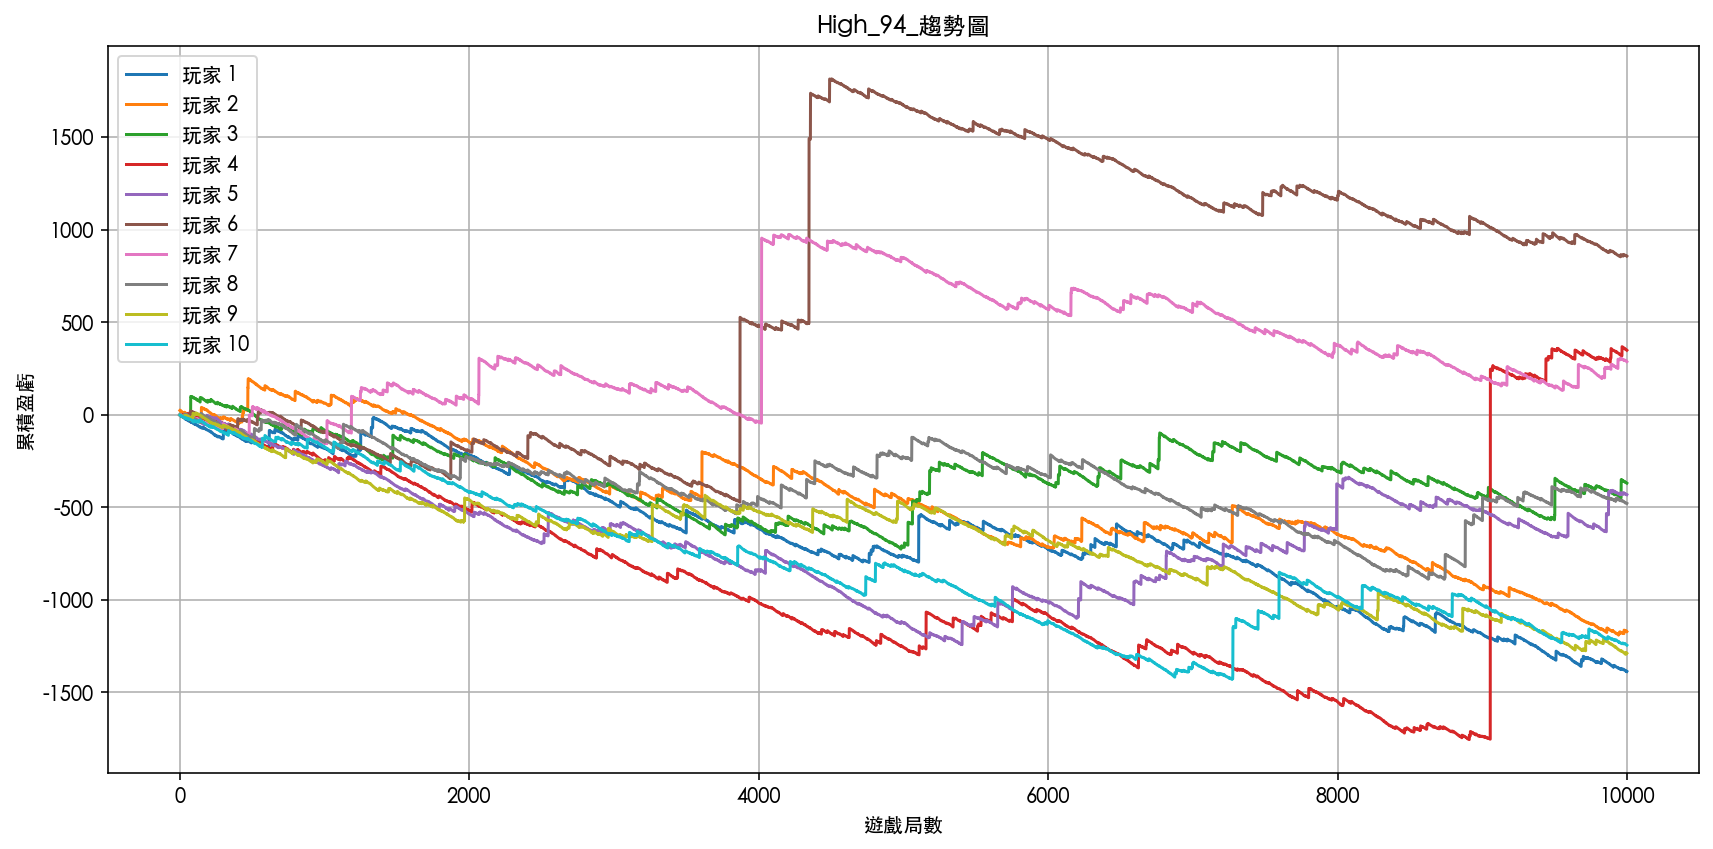

Here is the Python script that generated this plot:
import torch
import matplotlib.pyplot as plt
import matplotlib
import numpy as np

# 設定 matplotlib 字體以支援中文
matplotlib.rcParams['font.sans-serif'] = ['Arial Unicode MS']

# ------------------------------
# 遊戲設定參數
# ------------------------------
positions = list(range(17))
probs = torch.tensor([
    0.0000152587890625, 0.000244140625, 0.0018310546875, 0.008544921875,
    0.02777099609375, 0.066650390625, 0.1221923828125, 0.174560546875,
    0.196380615234375, 0.174560546875, 0.1221923828125, 0.066650390625,
    0.02777099609375, 0.008544921875, 0.0018310546875, 0.000244140625,
    0.0000152587890625
], dtype=torch.float32)

payout_table = torch.tensor([
    1000.0, 125.0, 0, 0, 2.0,
    1.1, 0.5, 0.3, 0.0, 0.3,
    0.5, 1.1, 2.0, 0, 0,
    125.0, 1000.0
], dtype=torch.float32)

ball_multipliers = torch.tensor([1, 2, 5], dtype=torch.float32)
ball_probs = torch.tensor([0.93, 0.05, 0.02], dtype=torch.float32)

free_game_positions = {2, 3, 13, 14}
rounds_per_player = 10_000
num_players = 10
bet_amount = 1.0
jackpot_contribution_rate = 0.01
max_payout = 1000
device = torch.device("mps" if torch.backends.mps.is_available() else "cpu")

# ------------------------------
# 免費遊戲 mini slot
# ------------------------------
def draw_free_game_mini_slot(rng, jackpot_pool, bet_amount, multiplier):
    roll = torch.rand(1, device=device, generator=rng).cpu().item()
    if roll < 0.00221:
        jp_share = 0.25 * jackpot_pool * (bet_amount / max_payout)
        reward = (jp_share + bet_amount * 200) * multiplier
        return reward, "Super JP / X 200", jp_share
    elif roll < 0.01135:
        jp_share = 0.10 * jackpot_pool * (bet_amount / max_payout)
        reward = (jp_share + bet_amount * 100) * multiplier
        return reward, "Lucky JP / X 100", jp_share
    elif roll < 0.07568:
        return bet_amount * 50 * multiplier, "X 50", 0.0
    elif roll < 0.19027:
        return bet_amount * 25 * multiplier, "X 25", 0.0
    elif roll < 0.48916:
        return bet_amount * 10 * multiplier, "X 10", 0.0
    else:
        return bet_amount * 3 * multiplier, "X 3", 0.0

# ------------------------------
# 模擬單一玩家
# ------------------------------
def simulate_player(rng, rounds):
    probs_gpu = probs.to(device)
    payout_table_gpu = payout_table.to(device)
    ball_probs_gpu = ball_probs.to(device)
    multipliers_gpu = ball_multipliers.to(device)

    positions_drawn = torch.multinomial(probs_gpu, num_samples=rounds, replacement=True, generator=rng)
    multiplier_drawn = torch.multinomial(ball_probs_gpu, num_samples=rounds, replacement=True, generator=rng)
    multipliers = multipliers_gpu[multiplier_drawn]
    base_prizes = payout_table_gpu[positions_drawn]

    jackpot_pool = 0.0
    profit = 0.0
    cumulative_profit = []

    for i in range(rounds):
        jackpot_pool += bet_amount * jackpot_contribution_rate
        pos = positions_drawn[i].item()
        mult = multipliers[i].item()
        base_win = base_prizes[i].item() * mult

        if pos in free_game_positions:
            reward, _, jp_share = draw_free_game_mini_slot(rng, jackpot_pool, bet_amount, mult)
            jackpot_pool -= jp_share
        else:
            reward = 0.0

        total = base_win + reward
        profit += total - bet_amount
        cumulative_profit.append(profit)

    return cumulative_profit

# ------------------------------
# 主模擬與繪圖
# ------------------------------
torch.manual_seed(42)
rng = torch.Generator(device=device).manual_seed(42)

player_trends = []
for i in range(num_players):
    print(f"模擬第 {i + 1} 位玩家...")
    trend = simulate_player(rng, rounds_per_player)
    player_trends.append(trend)

# 繪製趨勢圖
plt.figure(figsize=(12, 6))
for i, trend in enumerate(player_trends):
    plt.plot(trend, label=f"玩家 {i + 1}")
plt.title("High_94_趨勢圖")
plt.xlabel("遊戲局數")
plt.ylabel("累積盈虧")
plt.grid(True)
plt.legend()
plt.tight_layout()
plt.show()
